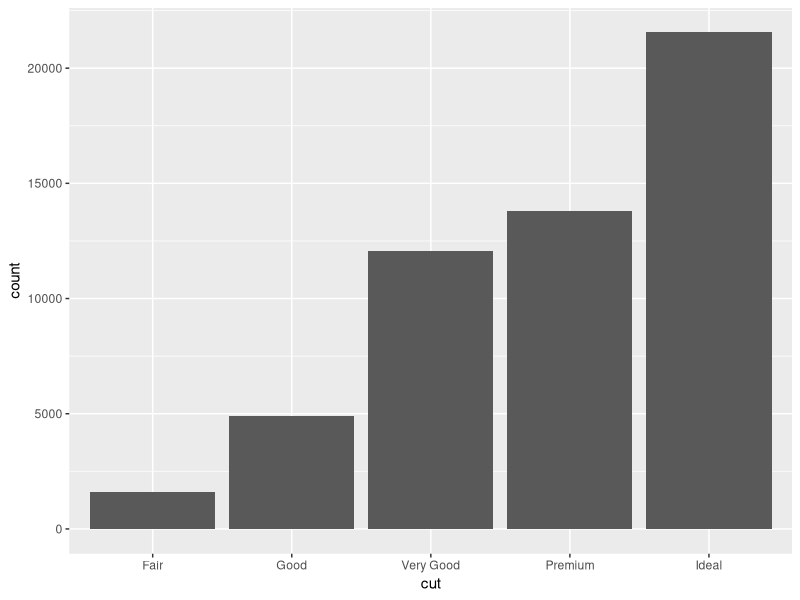
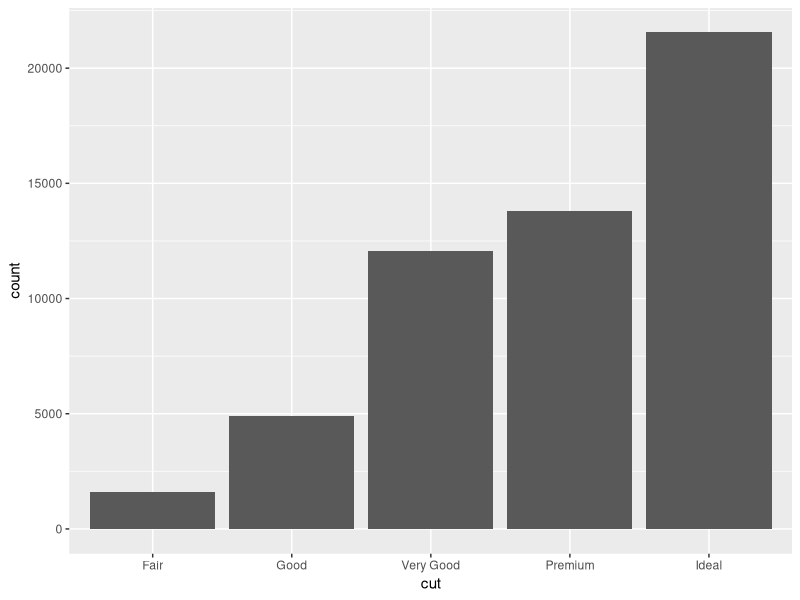
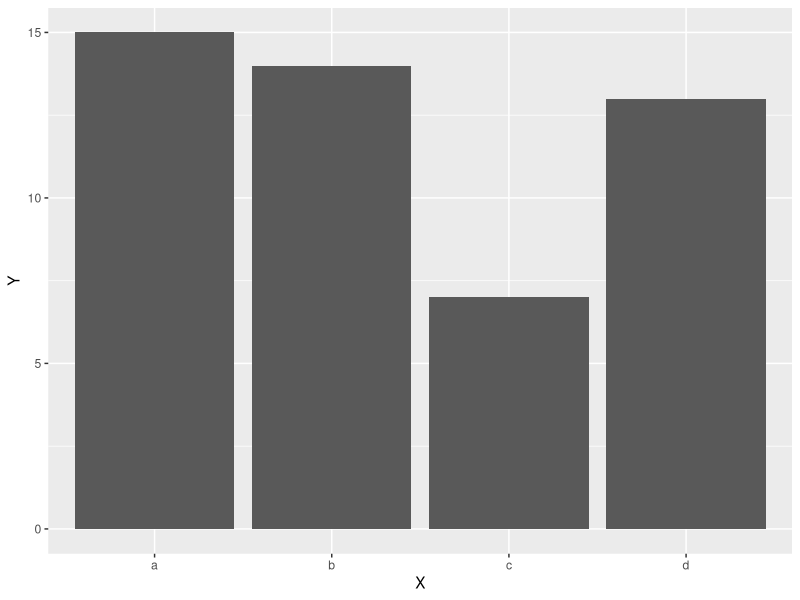
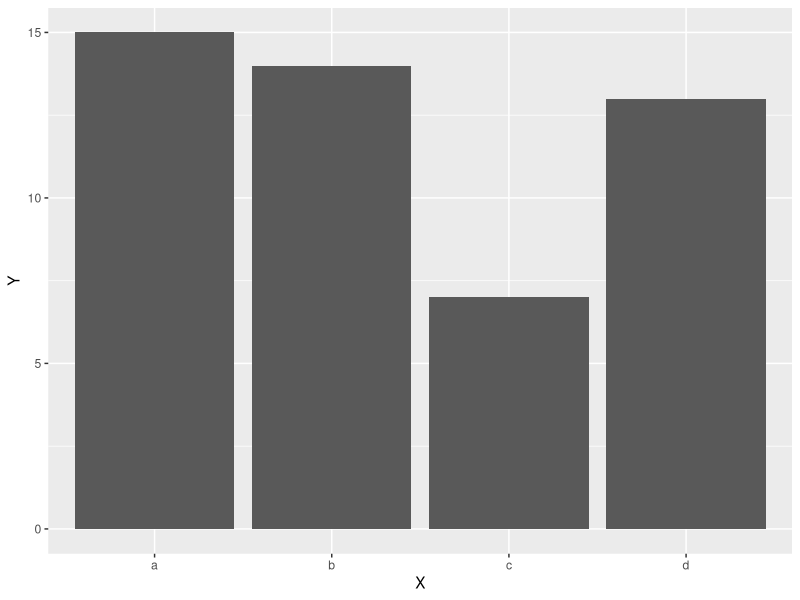
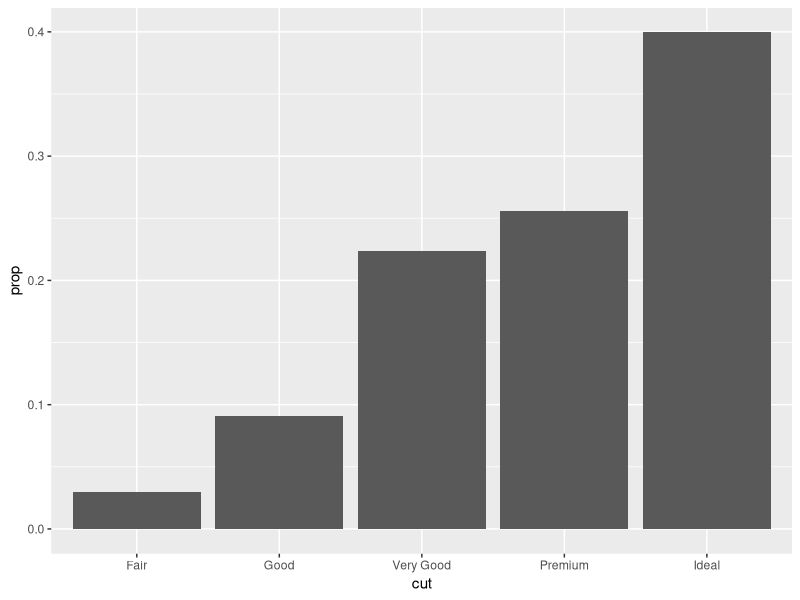
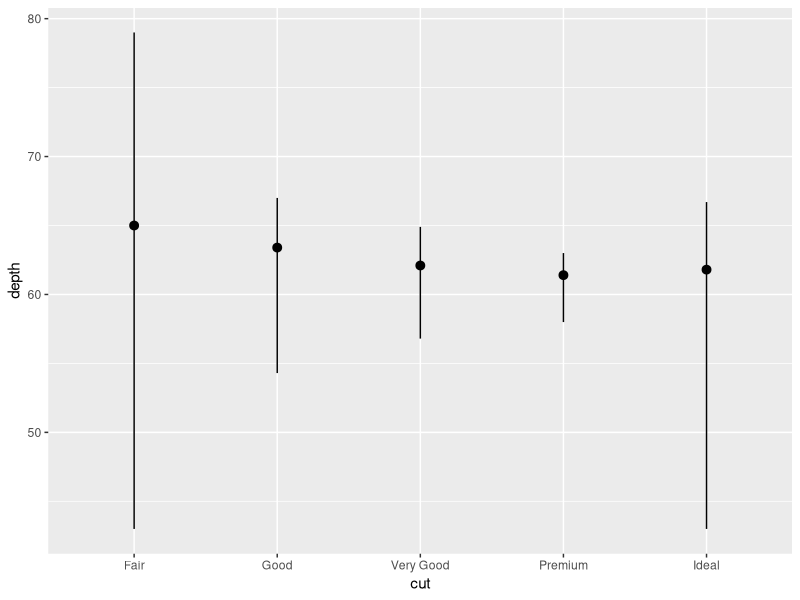
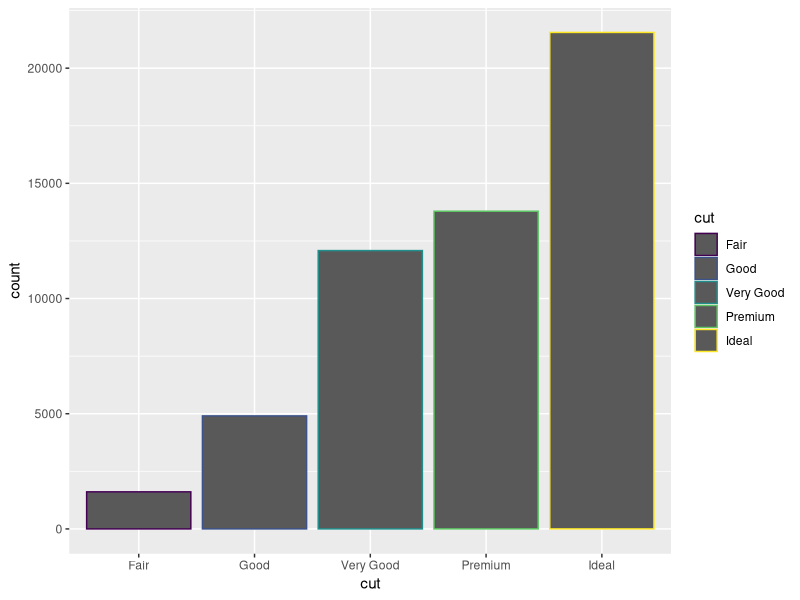
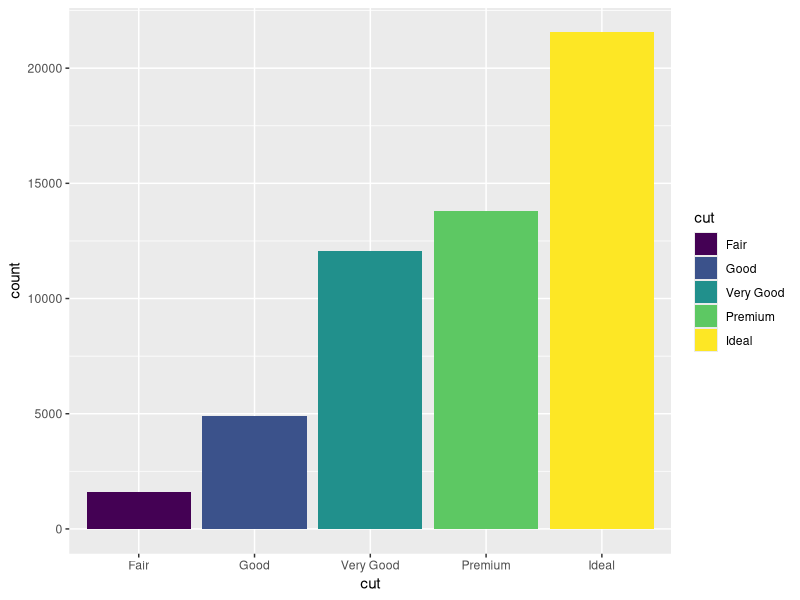

Write R code to recreate these figures, in order.
## ---- chunk 1
# loading libraries
library(tidyverse)

# modifying chart size
options(repr.plot.width=5, repr.plot.height=3)
## ---- chunk 2
head(diamonds)
## ---- chunk 3
ggplot(data = diamonds) + 
  geom_bar(mapping = aes(x = cut))
## ---- chunk 4
ggplot(data = diamonds) + 
  stat_count(mapping = aes(x = cut))
## ---- chunk 5
demo <- data.frame(X=c("a","b","c","d"),
           Y=sample(5:20, 4, replace=FALSE))

demo
## ---- chunk 6
ggplot(data = demo) +
  geom_bar(mapping = aes(x = X, y = Y), stat = "identity")
## ---- chunk 7
ggplot(data = demo) +
  geom_col(mapping = aes(x = X, y = Y))
## ---- chunk 8
ggplot(data = diamonds) + 
  geom_bar(mapping = aes(x = cut, y = stat(prop), group = 1))
## ---- chunk 9
ggplot(data = diamonds) + 
  stat_summary(
    mapping = aes(x = cut, y = depth),
    fun.min = min,
    fun.max = max,
    fun = median
  )
## ---- chunk 10
ggplot(data = diamonds) + 
  geom_bar(mapping = aes(x = cut, color = cut))
## ---- chunk 11
ggplot(data = diamonds) + 
  geom_bar(mapping = aes(x = cut, fill = cut))
## ---- chunk 12
# Fill with clarity
ggplot(data = diamonds) + 
  geom_bar(mapping = aes(x = cut, fill = clarity))
## ---- chunk 13
# Custom color
ggplot(data = diamonds) + 
  geom_bar(mapping = aes(x = cut, fill = clarity)) +
  scale_fill_manual(values = c("#41f4f4", "#41d9f4", "#41bbf4", "#418ef4", "#415ef4", "#6a41f4", "#9741f4", "#f441f1"))
## ---- chunk 14
# position = "identity"
ggplot(data = diamonds, mapping = aes(x = cut, fill = clarity)) + 
  geom_bar(alpha = 1/5, position = "identity")
## ---- chunk 15
# position = "fill"
ggplot(data = diamonds) + 
  geom_bar(mapping = aes(x = cut, fill = clarity), position = "fill")
## ---- chunk 16
# position = "dodge"
ggplot(data = diamonds) + 
  geom_bar(mapping = aes(x = cut, fill = clarity), position = "dodge") +
  scale_fill_manual(values = c("#41f4f4", "#41d9f4", "#41bbf4", "#418ef4", "#415ef4", "#6a41f4", "#9741f4", "#f441f1"))
## ---- chunk 17
ggplot(diamonds, aes(price)) +
  geom_histogram(binwidth = 500, fill = "black", color = "white")
## ---- chunk 18
ggplot(data = mpg) + 
  geom_point(mapping = aes(x = displ, y = hwy))
## ---- chunk 19
ggplot(data = mpg) + 
  geom_point(mapping = aes(x = displ, y = hwy), position = "jitter")
## ---- chunk 20
ggplot(data = mpg) + 
  geom_point(mapping = aes(x = displ, y = hwy), position = "jitter", alpha = 1/2)
